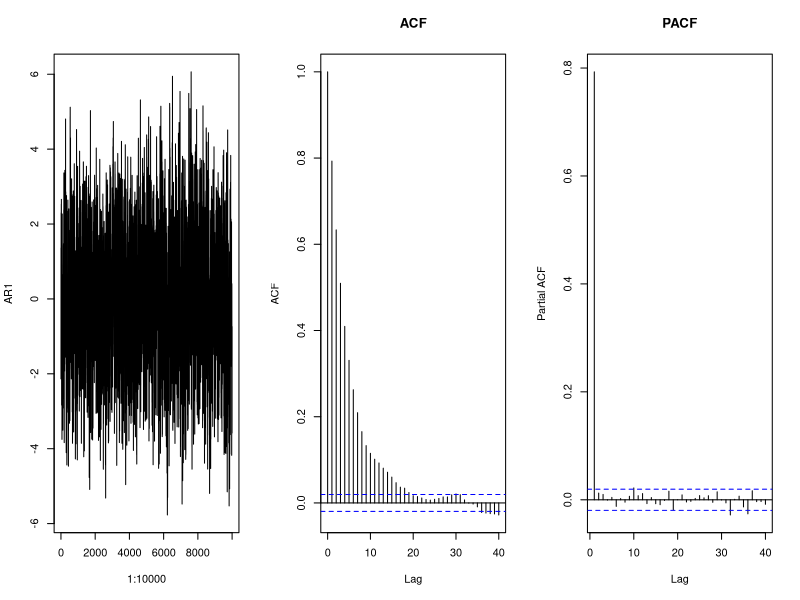
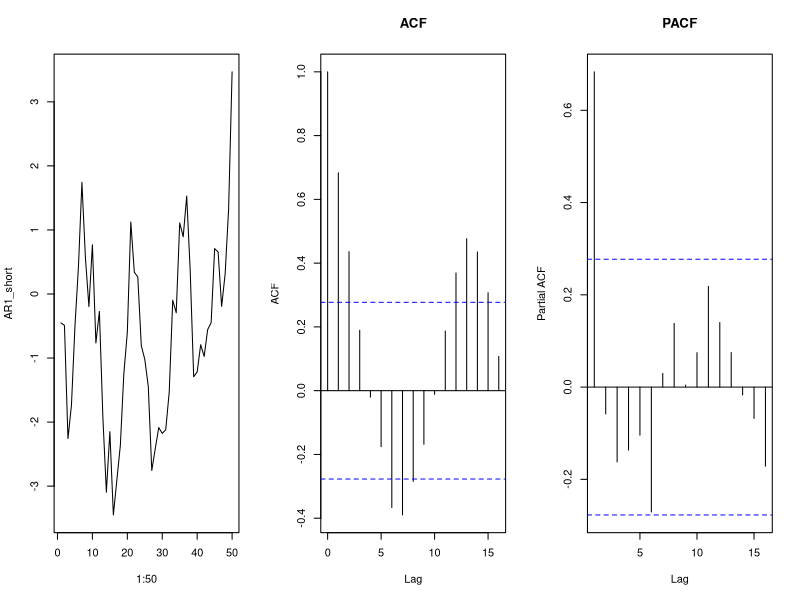
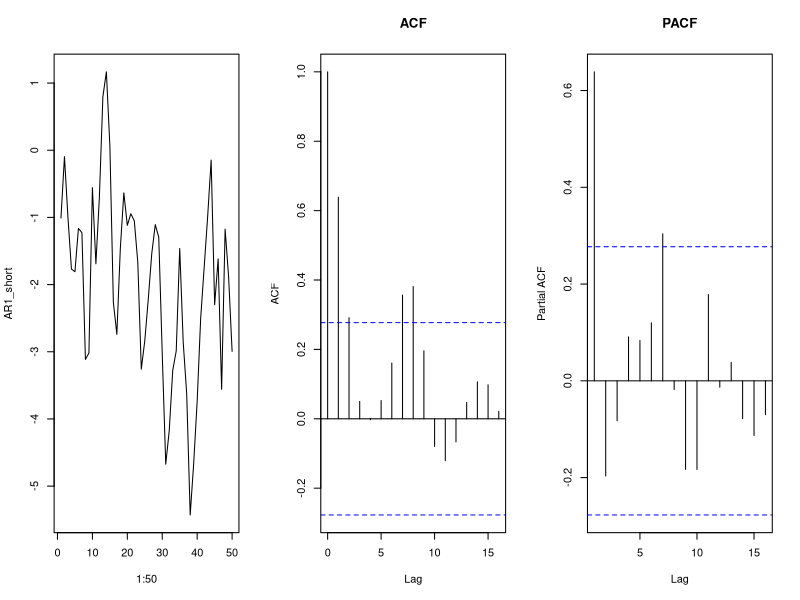
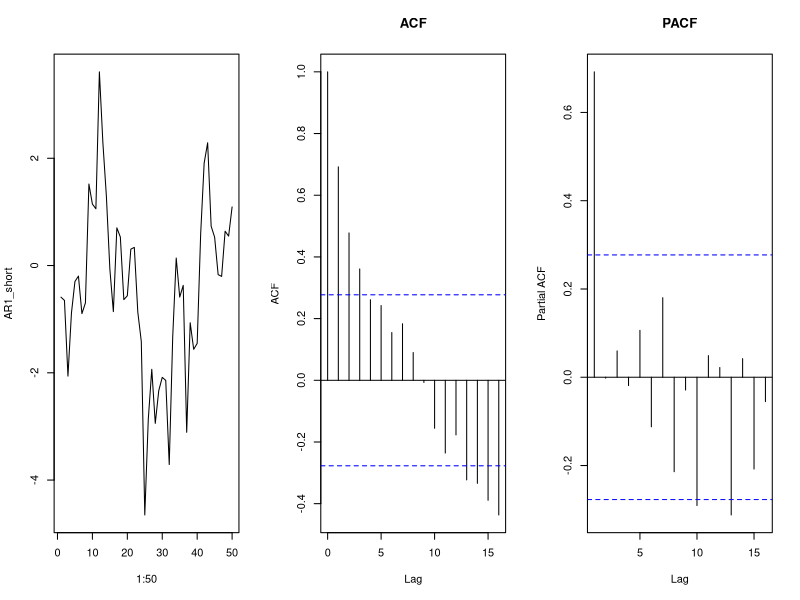
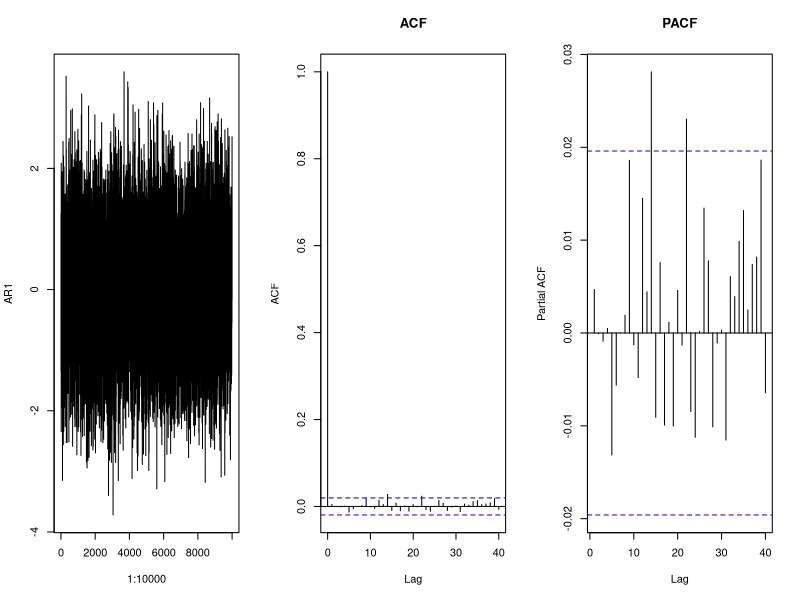
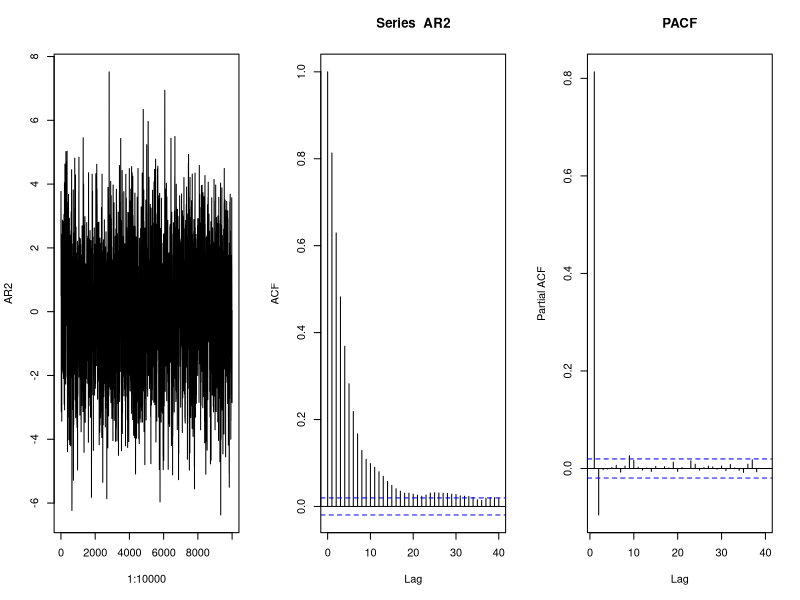
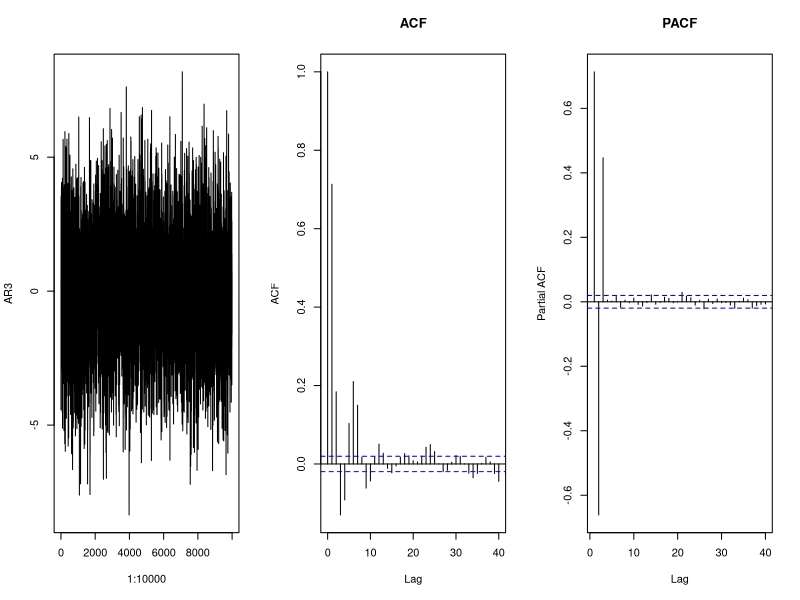
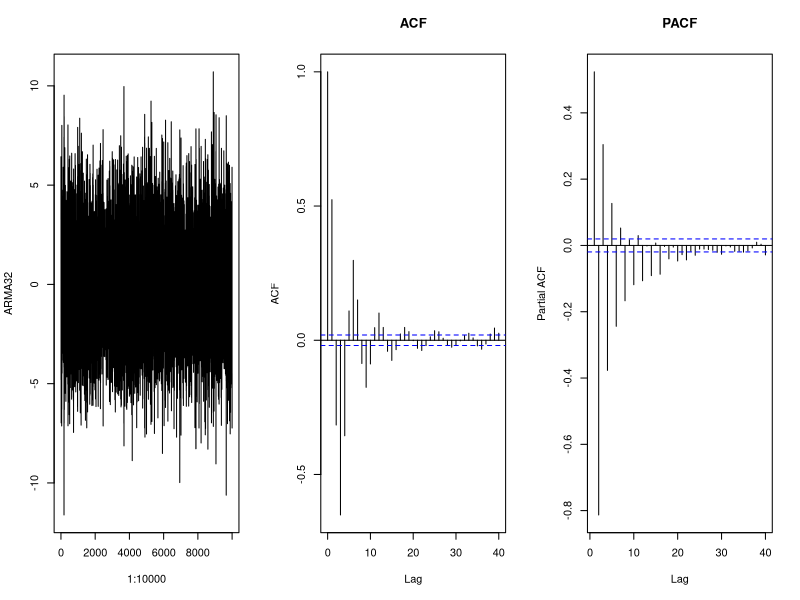

Here is the R script that generated these plots, in order:
## ---- chunk 1
knitr::opts_chunk$set(echo = TRUE)
## ---- chunk 2
AR1 <- arima.sim(list(ar=c(0.8)),10000)
par(mfrow=c(1,3))
plot(1:10000,AR1,type="l")
ar1_acf <- acf(AR1,main="ACF")
ar1_pacf <-pacf(AR1,main="PACF")
## ---- chunk 3
AR1_short = arima.sim(list(ar=c(0.8)),50)
par(mfrow=c(1,3))
plot(1:50,AR1_short,type="l")
AR1_short_acf <- acf(AR1_short,main="ACF")
AR1_short_pacf <-pacf(AR1_short,main="PACF")
## ---- chunk 4
AR1_short = arima.sim(list(ar=c(0.8)),50)
par(mfrow=c(1,3))
plot(1:50,AR1_short,type="l")
AR1_short_acf <- acf(AR1_short,main="ACF")
AR1_short_pacf <-pacf(AR1_short,main="PACF")
## ---- chunk 5
AR1_short = arima.sim(list(ar=c(0.8)),50)
par(mfrow=c(1,3))
plot(1:50,AR1_short,type="l")
AR1_short_acf <- acf(AR1_short,main="ACF")
AR1_short_pacf <-pacf(AR1_short,main="PACF")
## ---- chunk 6
AR1 <- arima.sim(list(ar=c(0.0)),10000)
par(mfrow=c(1,3))
plot(1:10000,AR1,type="l")
ar1_acf <- acf(AR1,main="ACF")
ar1_pacf <-pacf(AR1,main="PACF")
## ---- chunk 7
rho1<-.8
rho2<-.6
a1<-(rho1*(1-rho2)/(1-rho1^2))
a2<-(rho2-rho1^2)/(1-rho1^2)
AR2<-arima.sim(list(ar=c(a1,a2)),10000)
par(mfrow=c(1,3))
plot(1:10000,AR2,type="l")
acf(AR2)
pacf(AR2,main="PACF")

## ---- chunk 8

a1<-1.5
a2<--1.21
a3<-.46
AR3<-arima.sim(list(ar=c(a1,a2,a3)),10000)
par(mfrow=c(1,3))
plot(1:10000,AR3,type="l")
acf(AR3,main="ACF")
pacf(AR3,main="PACF")

## ---- chunk 9

a1<-1.5
a2<--1.21
a3<-.46
b1<--.2
b2<--.9
ARMA32<-arima.sim(list(ar=c(a1,a2,a3),ma=c(b1,b2)),10000)
par(mfrow=c(1,3))
plot(1:10000,ARMA32,type="l")
acf(ARMA32,main="ACF")
pacf(ARMA32,main="PACF")

## ---- chunk 10

b1<- .2
b2<- .9
MA2<-arima.sim(list(ma=c(b1,b2)),10000)
par(mfrow=c(1,3))
plot(1:10000,MA2,type="l")
acf(MA2,main="ACF")
pacf(MA2,main="PACF")

## ---- chunk 11
# load the data
library(tseries)
library(forecast)
library(ggplot2)
bills<-read.csv("ElectricBill.csv")
bills$DateIndex<-1:nrow(bills)
## ---- chunk 12
attach(bills)
Acf(Bill)
Pacf(Bill)
## ---- chunk 13
AR1 <- arima(Bill,order=c(1,0,0))
tsdisplay(residuals(AR1),lag.max=15,main="AR(1) residual diagnostics")
## ---- chunk 14
AR2 <- arima(Bill,order=c(2,0,0))
tsdisplay(residuals(AR2),lag.max=15,main="AR(2) residual diagnostics")
## ---- chunk 15
AR3 <- arima(Bill,order=c(3,0,0))
tsdisplay(residuals(AR3),lag.max=15,main="AR(3) residual diagnostics")
## ---- chunk 16
AR4 <- arima(Bill,order=c(4,0,0))
tsdisplay(residuals(AR4),lag.max=15,main="AR(4) residual diagnostics")
## ---- chunk 17
AR5 <- arima(Bill,order=c(5,0,0))
tsdisplay(residuals(AR5),lag.max=15,main="AR(5) residual diagnostics")
## ---- chunk 18
#AIC from AR1 is 
AIC(AR1)
#AIC from AR2 is 
AIC(AR2)
#AIC from AR3 is
AIC(AR3)
#AIC from AR4 is 
AIC(AR4)
#AIC from AR5 is
AIC(AR5)
## ---- chunk 19
AR1.fit <- auto.arima(Bill,seasonal=FALSE,stepwise = FALSE,max.p=1,start.p=1,max.d=0,max.q=0)
plot(forecast(AR1.fit,h=10))
## ---- chunk 20
AR4.fit <- auto.arima(Bill,seasonal=FALSE,stepwise = FALSE,max.p=4,start.p=4,max.d=0,max.q=0)
plot(forecast(AR4.fit,h=10))
## ---- chunk 21
plot(forecast(AR4.fit,h=100))
